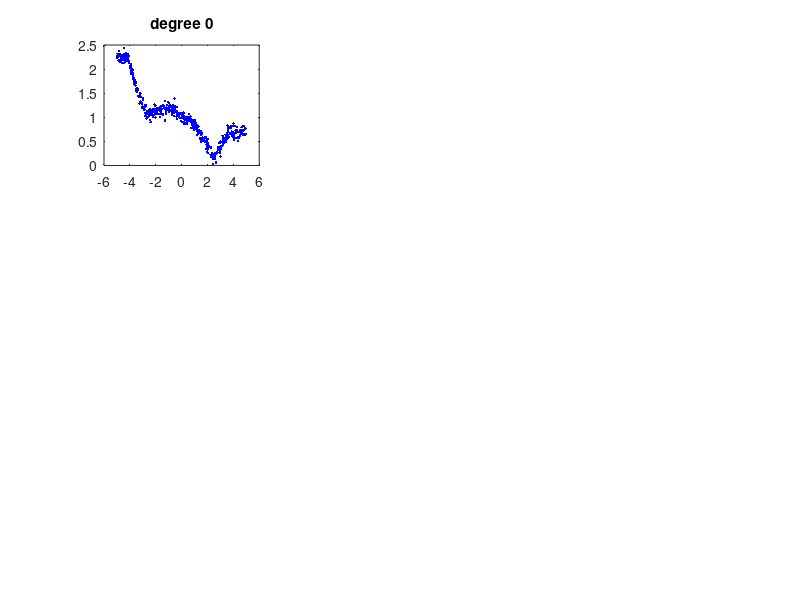

Write the MATLAB code that produced this figure. (Note: this script raises an error after producing the figure.)
% Load data
load basisData.mat

% Create the figure
figure(1);

degree = 8;

for j = 0:degree
    % Draw and label each subplot
    subplot(3,3,j+1);
    plot(X,y,'b.');
    string = sprintf('degree %i', j);
    title(string);
    hold on;
    
    % Fit least-squares with polynomial basis estimator
    model = leastSquaresBasis(X,y,j);

    % Draw model prediction
    Xsample = [min(X):.1:max(X)]';
    yHat = model.predict(model,Xsample);
    plot(Xsample,yHat,'g-'); 
end